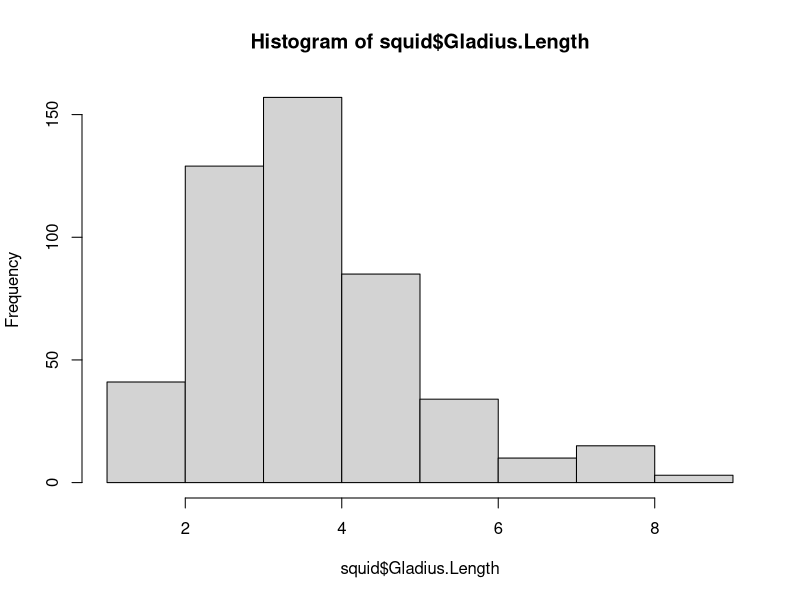
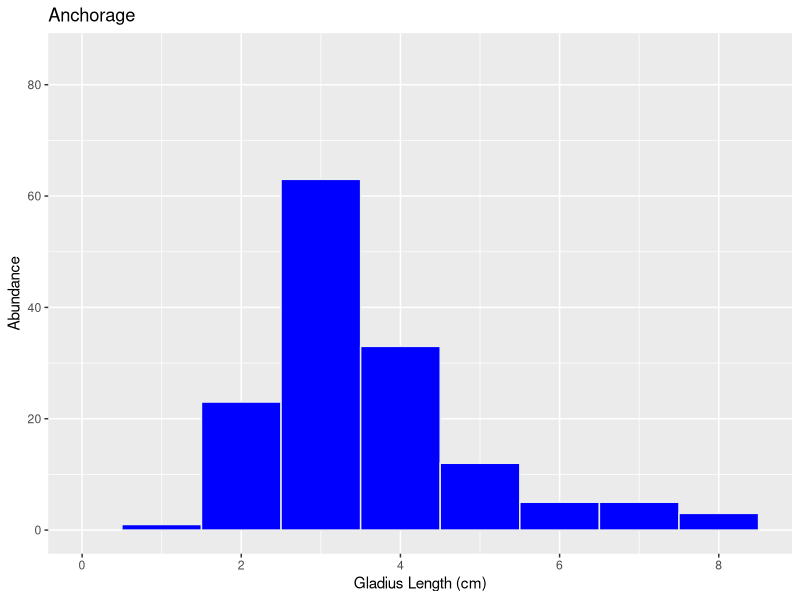
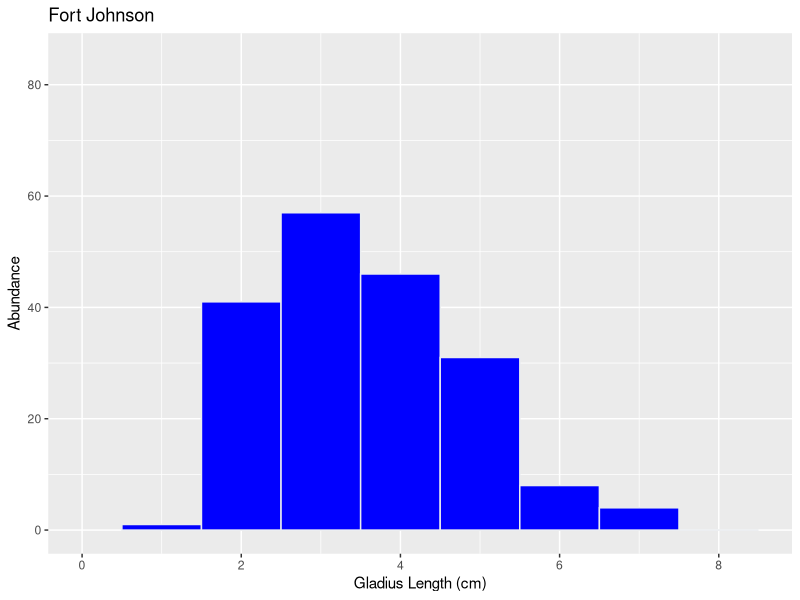
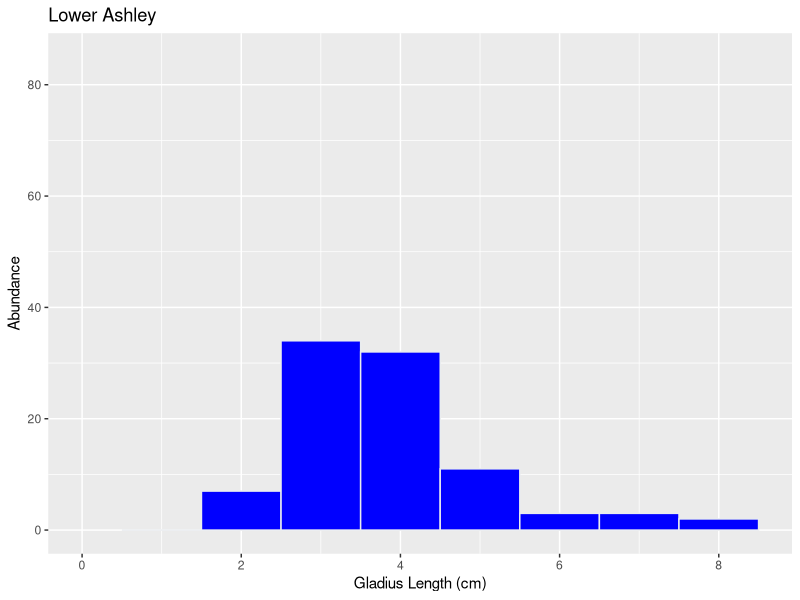
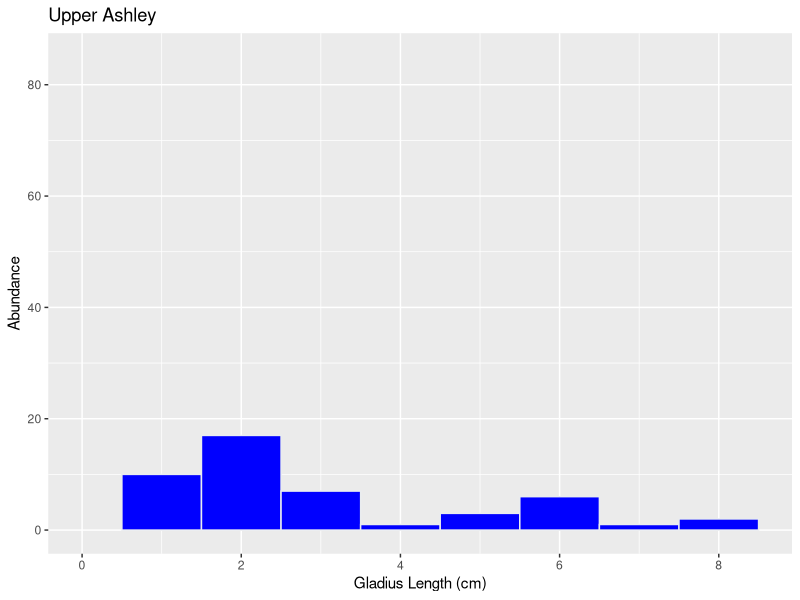
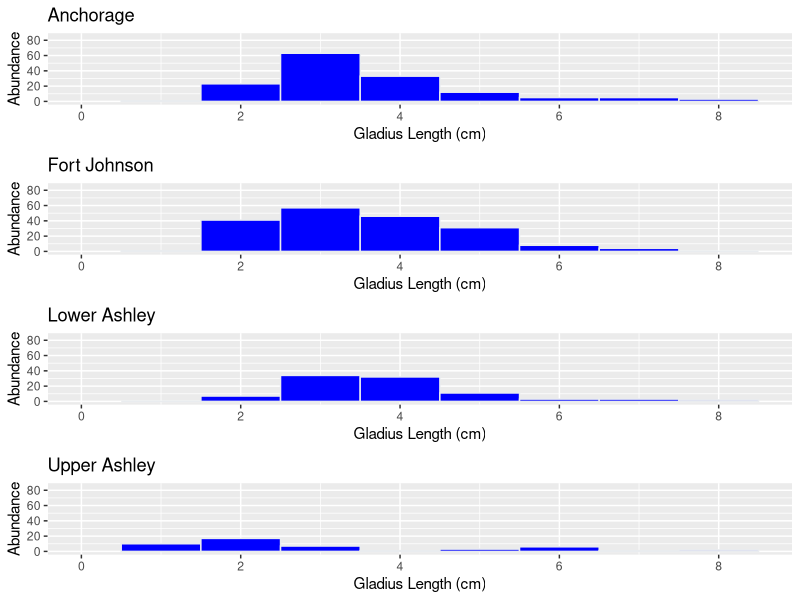

Reproduce these figures in R, in order. (Note: this script raises an error after producing the figures.)
#Frequency Distribution Plots 2019
squid <- read.csv("./Data/Lbrevis QM Data.csv", header = TRUE)
abiotic <- read.csv("./Data/Lbrevis Abiotic Data.csv", header = TRUE)
install.packages("tidyverse")
install.packages("purrr")
install.packages("reshape")
install.packages("ggpubr")
library(reshape)
library(purrr)
library(tidyverse)
library(dplyr)
library(ggplot2)
library(ggpubr)
view(squid)

#Size frequency distribution plot with Station 
hist(squid$Gladius.Length)

squid.Anc <- squid %>% filter(Station == "Anchorage")
View(squid.Anc)
squid$Station
squid.Ftj = filter(squid, Station == "Fort Johnson")
view(squid.Ftj)
squid.LA = filter(squid, Station == "Lower Ashley")
squid.UA = filter(squid, Station == "Upper Ashley")

squid.Anc.hist = ggplot(squid.Anc, aes(x=Gladius.Length))+
  geom_histogram(show.legend=F, fill = "blue", color = "#e9ecef", binwidth = 1)+
  labs(title="Anchorage", y="Abundance", x = "Gladius Length (cm)")+
  scale_x_continuous(limits=c(0,8.5)) + scale_y_continuous(limits=c(0,85))
squid.Anc.hist
squid.Ftj.hist = ggplot(squid.Ftj, aes(x=Gladius.Length))+
  geom_histogram(show.legend=F, fill = "blue", color = "#e9ecef", binwidth = 1)+
  labs(title="Fort Johnson", y="Abundance", x = "Gladius Length (cm)")+
  scale_x_continuous(limits=c(0,8.5)) + scale_y_continuous(limits=c(0,85))
squid.Ftj.hist
squid.LA.hist = ggplot(squid.LA, aes(x=Gladius.Length))+
  geom_histogram(show.legend=F, fill = "blue", color = "#e9ecef", binwidth = 1)+
  labs(title="Lower Ashley", y="Abundance", x = "Gladius Length (cm)")+
  scale_x_continuous(limits=c(0,8.5)) + scale_y_continuous(limits=c(0,85))
squid.LA.hist
squid.UA.hist = ggplot(squid.UA, aes(x=Gladius.Length))+
  geom_histogram(show.legend=F, fill = "blue", color = "#e9ecef", binwidth = 1)+
  labs(title="Upper Ashley", y="Abundance", x = "Gladius Length (cm)")+
  scale_x_continuous(limits=c(0,8.5)) + scale_y_continuous(limits=c(0,85))
squid.UA.hist

#Size Distributuion with Station Facet Wrap Plot
sizedist.station = ggarrange(squid.Anc.hist, squid.Ftj.hist, squid.LA.hist, squid.UA.hist,
                     ncol = 1, nrow = 4, align = "hv")
sizedist.station

###Size Distribution Plot with Month
#Filter for each Month
squid.Jan <- squid %>% filter(Month.name == "Jan")
View(squid.Jan)
squid.Feb <- squid %>% filter(Month.name == "Feb")
squid.Mar <- squid %>% filter(Month.name == "Mar")
squid.Apr <- squid %>% filter(Month.name == "Apr")
squid.May <- squid %>% filter(Month.name == "May")
view(squid.May)
squid.Jun <- squid %>% filter(Month.name == "Jun")
squid.Jul <- squid %>% filter(Month.name == "Jul")
squid.Aug <- squid %>% filter(Month.name == "Aug")
squid.Sep <- squid %>% filter(Month.name == "Sep")
squid.Oct <- squid %>% filter(Month.name == "Oct")
squid.Nov <- squid %>% filter(Month.name == "Nov")
squid.Dec <- squid %>% filter(Month.name == "Dec")

#Histograms for Each Month
squid.Jan.hist = ggplot(squid.Jan, aes(x=Gladius.Length))+
  geom_histogram(show.legend=F, fill = "blue", color = "#e9ecef", binwidth = 1)+
  labs(title="January", y="Abundance", x = "Gladius Length (cm)")+
  scale_x_continuous(limits=c(0,8.5)) + scale_y_continuous(limits=c(0,60))
squid.Jan.hist
squid.Feb.hist = ggplot(squid.Feb, aes(x=Gladius.Length))+
  geom_histogram(show.legend=F, fill = "blue", color = "#e9ecef", binwidth = 1)+
  labs(title="Feburary", y="Abundance", x = "Gladius Length (cm)")+
  scale_x_continuous(limits=c(0,8.5)) + scale_y_continuous(limits=c(0,60))
squid.Feb.hist
squid.Mar.hist = ggplot(squid.Mar, aes(x=Gladius.Length))+
  geom_histogram(show.legend=F, fill = "blue", color = "#e9ecef", binwidth = 1)+
  labs(title="March", y="Abundance", x = "Gladius Length (cm)")+
  scale_x_continuous(limits=c(0,8.5)) + scale_y_continuous(limits=c(0,60))
squid.Mar.hist
squid.Apr.hist = ggplot(squid.Apr, aes(x=Gladius.Length))+
  geom_histogram(show.legend=F, fill = "blue", color = "#e9ecef", binwidth = 1)+
  labs(title="April", y="Abundance", x = "Gladius Length (cm)")+
  scale_x_continuous(limits=c(0,8.5)) + scale_y_continuous(limits=c(0,60))
squid.Apr.hist
squid.May.hist = ggplot(squid.May, aes(x=Gladius.Length))+
  geom_histogram(show.legend=F, fill = "blue", color = "#e9ecef", binwidth = 1)+
  labs(title="May", y="Abundance", x = "Gladius Length (cm)")+
  scale_x_continuous(limits=c(0,8.5)) + scale_y_continuous(limits=c(0,60))
squid.May.hist
squid.Jun.hist = ggplot(squid.Jun, aes(x=Gladius.Length))+
  geom_histogram(show.legend=F, fill = "blue", color = "#e9ecef", binwidth = 1)+
  labs(title="June", y="Abundance", x = "Gladius Length (cm)")+
  scale_x_continuous(limits=c(0,8.5)) + scale_y_continuous(limits=c(0,60))
squid.Jun.hist
squid.Jul.hist = ggplot(squid.Jul, aes(x=Gladius.Length))+
  geom_histogram(show.legend=F, fill = "blue", color = "#e9ecef", binwidth = 1)+
  labs(title="July", y="Abundance", x = "Gladius Length (cm)")+
  scale_x_continuous(limits=c(0,8.5)) + scale_y_continuous(limits=c(0,60))
squid.Jul.hist
squid.Aug.hist = ggplot(squid.Aug, aes(x=Gladius.Length))+
  geom_histogram(show.legend=F, fill = "blue", color = "#e9ecef", binwidth = 1)+
  labs(title="August", y="Abundance", x = "Gladius Length (cm)")+
  scale_x_continuous(limits=c(0,8.5)) + scale_y_continuous(limits=c(0,60))
squid.Aug.hist
squid.Sep.hist = ggplot(squid.Sep, aes(x=Gladius.Length))+
  geom_histogram(show.legend=F, fill = "blue", color = "#e9ecef", binwidth = 1)+
  labs(title="September", y="Abundance", x = "Gladius Length (cm)")+
  scale_x_continuous(limits=c(0,8.5)) + scale_y_continuous(limits=c(0,60))
squid.Sep.hist
squid.Oct.hist = ggplot(squid.Oct, aes(x=Gladius.Length))+
  geom_histogram(show.legend=F, fill = "blue", color = "#e9ecef", binwidth = 1)+
  labs(title="October", y="Abundance", x = "Gladius Length (cm)")+
  scale_x_continuous(limits=c(0,8.5)) + scale_y_continuous(limits=c(0,60))
squid.Oct.hist
squid.Nov.hist = ggplot(squid.Nov, aes(x=Gladius.Length))+
  geom_histogram(show.legend=F, fill = "blue", color = "#e9ecef", binwidth = 1)+
  labs(title="November", y="Abundance", x = "Gladius Length (cm)")+
  scale_x_continuous(limits=c(0,8.5)) + scale_y_continuous(limits=c(0,60))
squid.Nov.hist
squid.Dec.hist = ggplot(squid.Dec, aes(x=Gladius.Length))+
  geom_histogram(show.legend=F, fill = "blue", color = "#e9ecef", binwidth = 1)+
  labs(title="December", y="Abundance", x = "Gladius Length (cm)")+
  scale_x_continuous(limits=c(0,8.5)) + scale_y_continuous(limits=c(0,60))
squid.Dec.hist

#Size Distributuion with Season(Month) Facet Wrap Plot
sizedist.month1 = ggarrange(squid.Jan.hist, squid.Feb.hist, squid.Mar.hist,
                            squid.Apr.hist, ncol = 1, nrow = 4, align = "hv")
sizedist.month1
sizedist.month2 = ggarrange(squid.May.hist, squid.Jun.hist, squid.Jul.hist, 
                            squid.Aug.hist, ncol = 1, nrow = 4, align = "hv")
sizedist.month2
sizedist.month3 = ggarrange(squid.Sep.hist, squid.Oct.hist, squid.Nov.hist, 
                            squid.Dec.hist, ncol = 1, nrow = 4, align = "hv")
sizedist.month3


#Size Distribution with Sex and Station:
